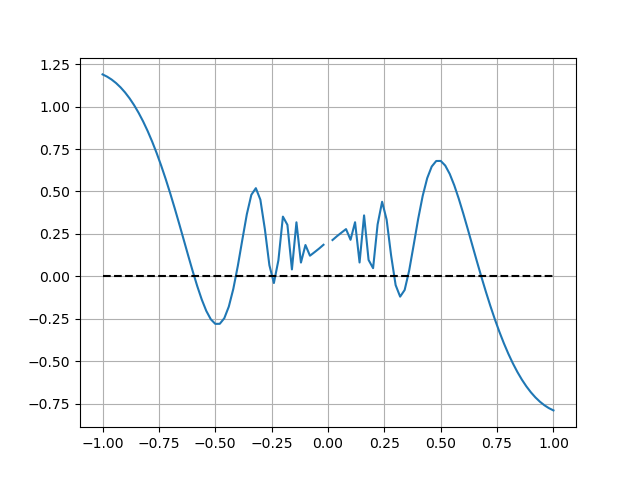

Source code (Python):
#! /usr/bin/env python3
#
def brentq_test ( ):

#*****************************************************************************80
#
## brentq_test() seeks a root of a function.
#
#  Licensing:
#
#    This code is distributed under the MIT license.
#
#  Modified:
#
#    21 March 2023
#
#  Author:
#
#    John Burkardt
#
  from scipy.optimize import brentq
  import matplotlib.pyplot as plt
  import numpy as np

  print ( '' )
  print ( 'brentq_test():' )
  print ( '  brentq() seeks a root of a given function.' )

  x = np.linspace ( -1.0, 1.0, 101 )
  y = f ( x )

  plt.clf ( )
  plt.plot ( x, y )
  plt.plot ( [-1.0,1.0], [0.0,0.0], 'k--' )
  plt.grid ( True )
  filename = 'brentq_test.png'
  plt.savefig ( filename )
  print ( '  Graphics saved as "' + filename + '"' )
  plt.close ( )
  
  x = brentq ( f, -0.7, -0.5 )

  print ( '' )
  print ( '  Root found at ', x )
  print ( '  f(x) = ', f ( x ) )

  return

def f ( x ): 
  import numpy as np
  value = 0.2 + x * np.cos ( 3.0 / x )

  return value

if ( __name__ == '__main__' ):
  brentq_test ( )
